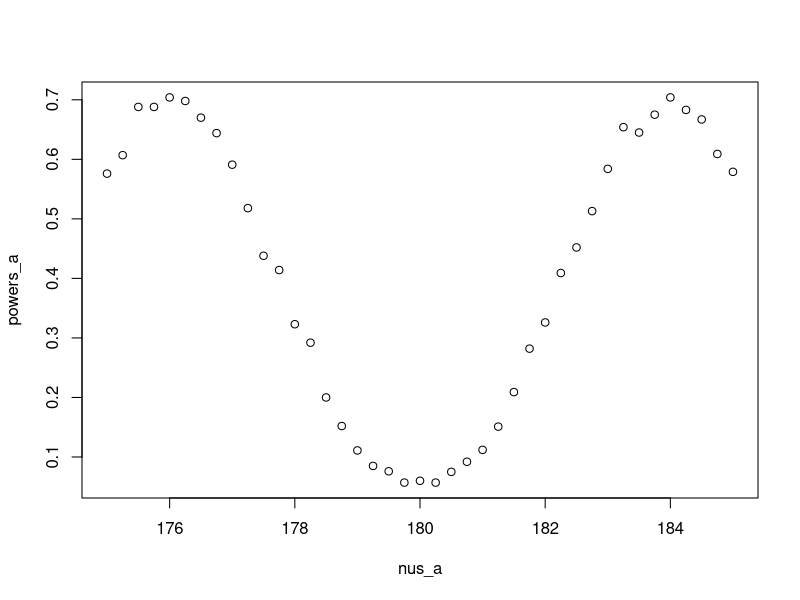
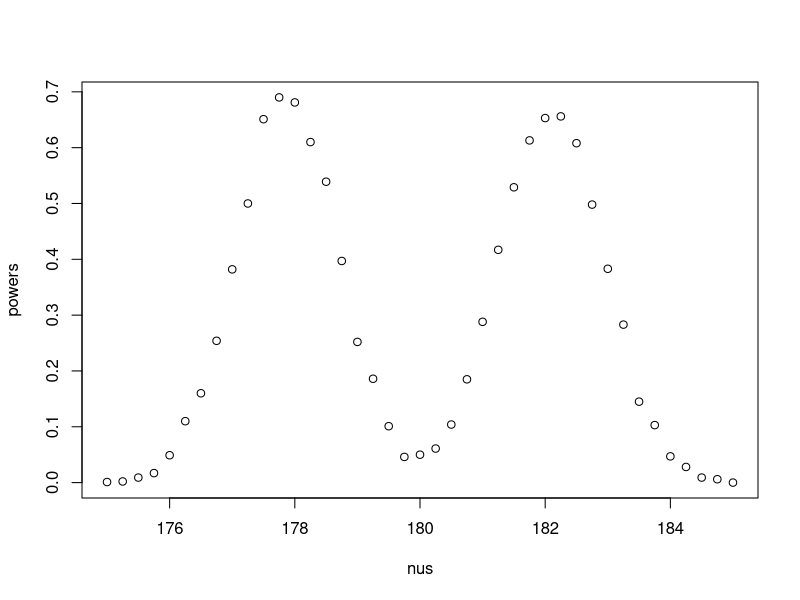
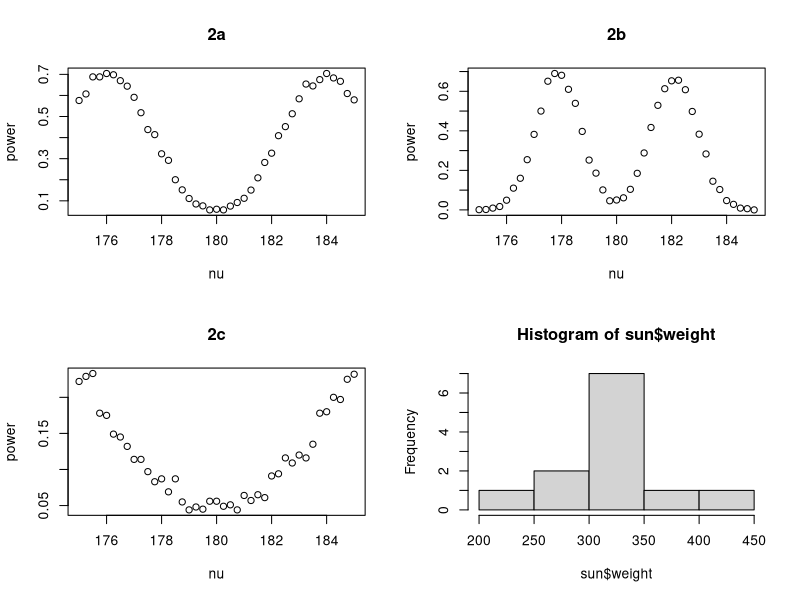
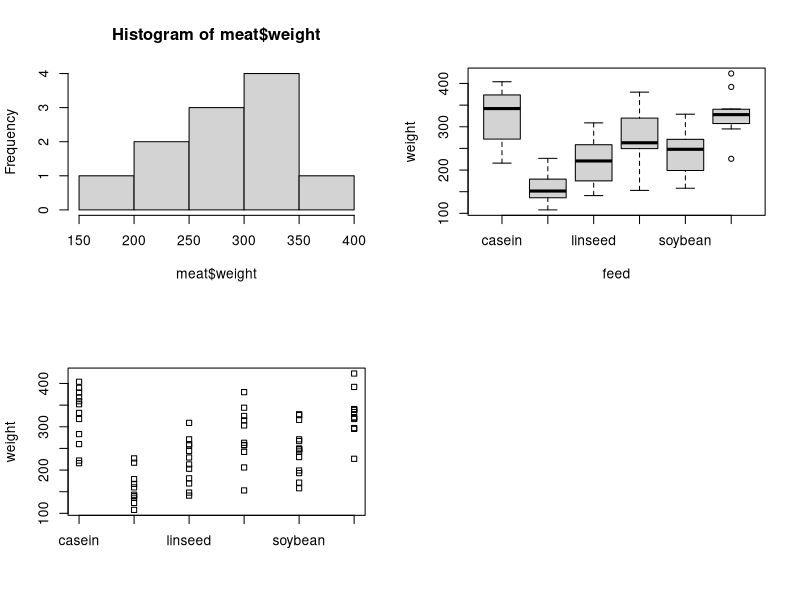

Source code (R) for these figures, in order:
## ---- chunk 1
options(digits=3)
knitr::opts_chunk$set(echo = TRUE)
## ---- chunk 2
birth = read.table("birthweight.txt",header=TRUE)
birth$birthweight
mean(birth$birthweight)
?shapiro.test
shapiro.test(birth$birthweight)[2]
## ---- chunk 3
alpha=0.1
t.test(birth$birthweight,mu=2800,alt="l",conf.level = 1-alpha)

alpha=0.05
t.test(birth$birthweight,mu=2800,alt="l",conf.level = 1-alpha)

alpha=0.01
t.test(birth$birthweight,mu=2800,alt="l",conf.level = 1-alpha)
## ---- chunk 4
n=m=30
mu=180
nu=175
sd=5

B=1000
p=numeric(B)
for (b in 1:B) {
  x=rnorm(n,mu,sd);
  y=rnorm(m,nu,sd);
  p[b]=t.test(x,y,var.equal = TRUE)[[3]]}
a <- table(p)
length(a[names(a)<0.05])/length(a)
## ---- chunk 5
n=m=30
mu=180
nus=seq(175,185,by=0.25)
sd=5

powers = numeric(length(nus))

B=1000
p=numeric(B)
for (i in 1:length(nus)) {
  nu = nus[i]
  for (b in 1:B) {
    x=rnorm(n,mu,sd);
    y=rnorm(m,nu,sd);
    p[b]=t.test(x,y,var.equal = TRUE)[[3]]}
  a <- table(p)
  powers[i] = length(a[names(a)<0.05])/length(a)
} 
powers_a = powers
nus_a = nus

plot1 = plot(nus_a, powers_a)
## ---- chunk 6
n=m=100
mu=180
nus=seq(175,185,by=0.25)
sd=5

powers = numeric(length(nus))

B=1000
p=numeric(B)
for (i in 1:length(nus)) {
  nu = nus[i]
  for (b in 1:B) {
    x=rnorm(n,mu,sd);
    y=rnorm(m,nu,sd);
    p[b]=t.test(x,y,var.equal = TRUE)[[3]]}
  a <- table(p)
  powers[i] = length(a[names(a)<0.05])/length(a)
} 
powers_b = powers
nus_b = nus

plot2 = plot(nus, powers)
## ---- chunk 7
n=m=30
mu=180
nus=seq(175,185,by=0.25)
sd=15

powers = numeric(length(nus))

B=1000
p=numeric(B)
for (i in 1:length(nus)) {
  nu = nus[i]
  for (b in 1:B) {
    x=rnorm(n,mu,sd);
    y=rnorm(m,nu,sd);
    p[b]=t.test(x,y,var.equal = TRUE)[[3]]}
  a <- table(p)
  powers[i] = length(a[names(a)<0.05])/length(a)
} 
powers_c = powers
nus_c = nus
## ---- chunk 8
par(mfrow=c(2,2))
plot(nus_a, powers_a, main="2a", xlab="nu", ylab="power")
plot(nus_b, powers_b, main="2b", xlab="nu", ylab="power")
plot(nus_c, powers_c, main="2c", xlab="nu", ylab="power")
## ---- chunk 9
chickwts$feed
sun = chickwts[chickwts$feed == "sunflower",]
meat = chickwts[chickwts$feed == "meatmeal",]
sun$weight; meat$weight

t.test(sun$weight,meat$weight)
wilcox.test(sun$weight,meat$weight)

hist(sun$weight)
hist(meat$weight)

ks.test(sun$weight,meat$weight)
## ---- chunk 10
chicks = chickwts
sunflower = chickwts[chickwts$feed == "sunflower",]$weight
meat = chickwts[chickwts$feed == "meatmeal",]$weight
horse = chickwts[chickwts$feed == "horsebean",]$weight
linseed = chickwts[chickwts$feed == "linseed",]$weight
soy = chickwts[chickwts$feed == "soybean",]$weight
cas = chickwts[chickwts$feed == "casein",]$weight
sun; meat; horse; linseed; soy; cas

boxplot(weight ~ feed, data=chickwts)
stripchart(weight ~ feed, data=chickwts, vertical=TRUE)

chickaov = lm(weight ~ feed, data = chickwts)
anova(chickaov)
## ---- chunk 11
attach(chickwts)
kruskal.test(weight, feed)
